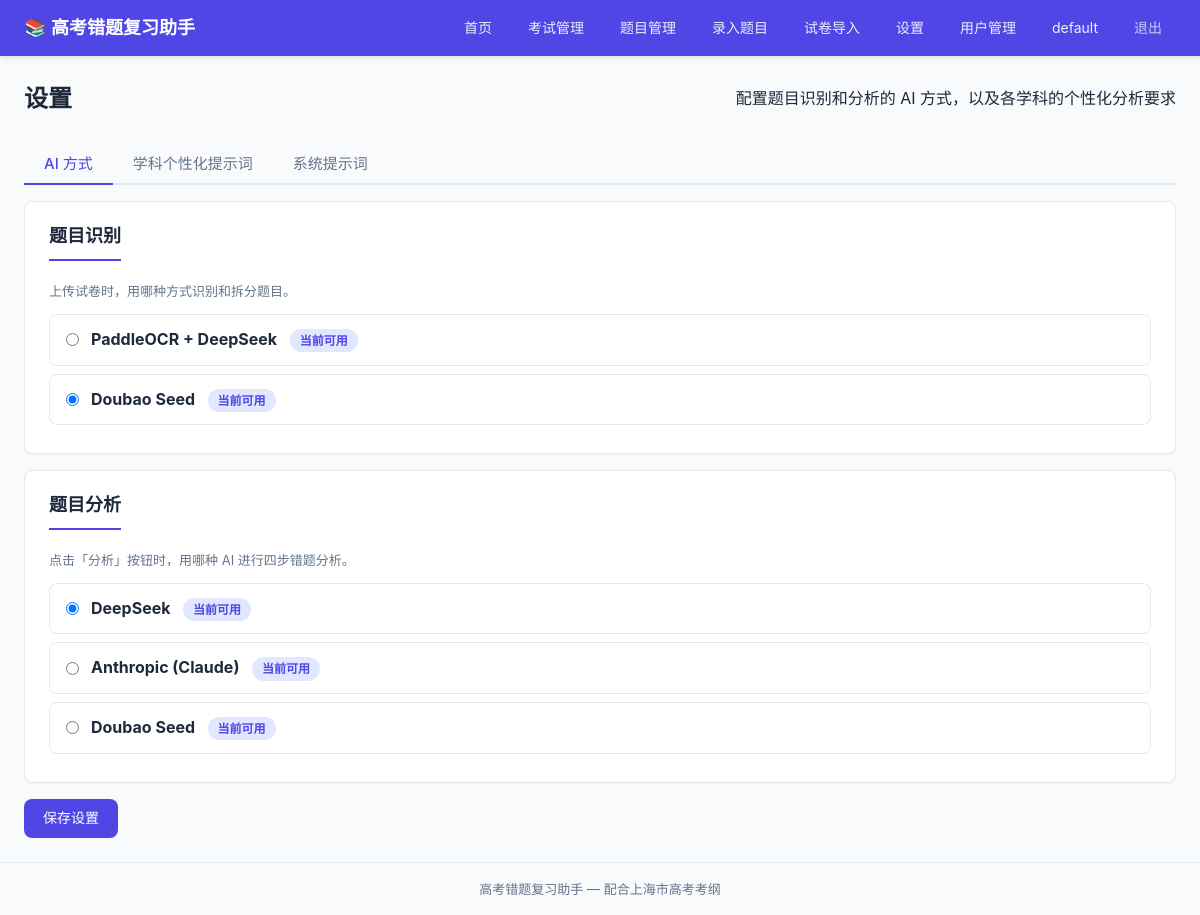
The app's page /settings (signed in) with its own data.
### tables this page shows
CREATE TABLE users (
            id            INTEGER PRIMARY KEY AUTOINCREMENT,
            username      TEXT    NOT NULL UNIQUE,
            password_hash TEXT    NOT NULL,
            created_at    TIMESTAMP DEFAULT CURRENT_TIMESTAMP
        , is_admin INTEGER NOT NULL DEFAULT 0, must_change_password INTEGER NOT NULL DEFAULT 0);

CREATE TABLE "settings" (
                id          INTEGER PRIMARY KEY AUTOINCREMENT,
                user_id     INTEGER NOT NULL DEFAULT 1,
                key         TEXT    NOT NULL,
                value       TEXT    NOT NULL,
                updated_at  TIMESTAMP DEFAULT CURRENT_TIMESTAMP,
                UNIQUE(user_id, key)
            );

### routes/settings.py (the view, shortened to what this page needs)
@settings_bp.route('/settings', methods=['GET', 'POST'])
@login_required
def index():
    user_id = session['user_id']
    current = get_all_settings(user_id=user_id)
    subjects = get_all_subjects()
    subject_prompts = get_subject_prompts(user_id=user_id)
    return render_template('settings/index.html',
                           recognition_methods=RECOGNITION_METHODS,
                           analysis_methods=ANALYSIS_METHODS,
                           current=current,
                           subjects=subjects,
                           subject_prompts=subject_prompts,
                           default_system_prompt=_read_default_system_prompt())

### app.py (called while the page is built)
@app.before_request
def load_logged_in_user():
    user_id = session.get('user_id')
    g.current_user = get_user_by_id(user_id) if user_id else None

@app.context_processor
def inject_global_template_vars():
    return {
        'current_user': g.get('current_user'),
    }

### database/__init__.py (called while the page is built)
def get_db():
    if 'db' not in g:
        g.db = sqlite3.connect(DATABASE_PATH)
        g.db.row_factory = sqlite3.Row
        g.db.execute("PRAGMA foreign_keys = ON")
    return g.db

### models/subject.py (called while the page is built)
def get_all_subjects():
    db = get_db()
    return db.execute("SELECT * FROM subjects ORDER BY id").fetchall()

### models/user.py (called while the page is built)
def get_user_by_id(user_id):
    db = get_db()
    row = db.execute(
        "SELECT id, username, is_admin, must_change_password, created_at FROM users WHERE id = ?",
        (user_id,)
    ).fetchone()
    return dict(row) if row else None

### templates/settings/index.html (shortened to what this page needs)
{% extends "base.html" %}
{% block content %}
<div class="page-header">
    <h1>设置</h1>
    <p>配置题目识别和分析的 AI 方式，以及各学科的个性化分析要求</p>
</div>
<form method="POST" class="settings-form">
    <div class="tabs">
        <button type="button" class="tab-nav active" data-tab="tab-ai">AI 方式</button>
        <button type="button" class="tab-nav" data-tab="tab-subject">学科个性化提示词</button>
        <button type="button" class="tab-nav" data-tab="tab-system">系统提示词</button>
    </div>
    <div class="tab-panel active" id="tab-ai">
        <div class="card">
            <h2>题目识别</h2>
            <p class="form-hint" style="margin-bottom:12px;">上传试卷时，用哪种方式识别和拆分题目。</p>
            {% for key, label in recognition_methods.items() %}
            <label class="radio-card" style="display:flex;align-items:center;gap:12px;padding:12px 16px;border:1px solid var(--border);border-radius:8px;margin-bottom:8px;cursor:pointer;">
                <input type="radio" name="recognition_method" value="{{ key }}"
                       {% if current.get('recognition_method', 'paddleocr_deepseek') == key %}checked{% endif %}>
                <div>
                    <strong>{{ label }}</strong>
                    <span class="badge" style="background:#e0e7ff;color:var(--primary);margin-left:8px;">当前可用</span>
                </div>
            </label>
            {% endfor %}
        </div>
        <div class="card">
            <h2>题目分析</h2>
            <p class="form-hint" style="margin-bottom:12px;">点击「分析」按钮时，用哪种 AI 进行四步错题分析。</p>
            {% for key, label in analysis_methods.items() %}
            <label class="radio-card" style="display:flex;align-items:center;gap:12px;padding:12px 16px;border:1px solid var(--border);border-radius:8px;margin-bottom:8px;cursor:pointer;">
                <input type="radio" name="analysis_method" value="{{ key }}"
                       {% if current.get('analysis_method', 'deepseek') == key %}checked{% endif %}>
                <div>
                    <strong>{{ label }}</strong>
                    <span class="badge" style="background:#e0e7ff;color:var(--primary);margin-left:8px;">当前可用</span>
                </div>
            </label>
            {% endfor %}
        </div>
    </div>
    <div class="form-actions">
        <button type="submit" class="btn btn-primary">保存设置</button>
    </div>
</form>
{% endblock %}

### templates/base.html (shortened to what this page needs)
<!DOCTYPE html>
<html lang="zh-CN">
<head>
    <link rel="stylesheet" href="{{ url_for('static', filename='css/app.css') }}">
</head>
<body>
    <nav class="navbar">
        <div class="nav-container">
            <a href="{{ url_for('index') }}" class="nav-brand">📚 高考错题复习助手</a>
            <div class="nav-links">
                {% if current_user %}
                <a href="{{ url_for('index') }}">首页</a>
                <a href="{{ url_for('exams.list_exams') }}">考试管理</a>
                <a href="{{ url_for('questions.list_questions') }}">题目管理</a>
                <a href="{{ url_for('questions.create') }}">录入题目</a>
                <a href="{{ url_for('paper.upload') }}">试卷导入</a>
                <a href="{{ url_for('settings.index') }}">设置</a>
                {% if current_user.is_admin %}
                <a href="{{ url_for('admin.users') }}">用户管理</a>
                {% endif %}
                <a href="{{ url_for('auth.change_password') }}">{{ current_user.username }}</a>
                <a href="{{ url_for('auth.logout') }}" class="nav-logout">退出</a>
                {% else %}
                <a href="{{ url_for('auth.login') }}">登录</a>
                {% endif %}
            </div>
        </div>
    </nav>
    <main class="main-container">
        {% block content %}{% endblock %}
    </main>
    <footer class="footer">
        <p>高考错题复习助手 &mdash; 配合上海市高考考纲</p>
    </footer>
</body>
</html>

### static/css/app.css (style rules this page uses)
*, *::before, *::after { box-sizing: border-box; margin: 0; padding: 0; }
:root { --primary: #4f46e5; --primary-hover: #4338ca; --danger: #dc2626; --danger-hover: #b91c1c; --success: #16a34a; --warning: #f59e0b; --bg: #f8fafc; --card-bg: #ffffff; --text: #1e293b; --text-muted: #64748b; --border: #e2e8f0; --radius: 8px; }
body { font-family: -apple-system, BlinkMacSystemFont, "Microsoft YaHei", "PingFang SC", sans-serif; background: var(--bg); color: var(--text); line-height: 1.6; min-height: 100vh; display: flex; flex-direction: column; }
.navbar { background: var(--primary); color: white; padding: 0 24px; box-shadow: 0 2px 4px rgba(0,0,0,0.1); position: sticky; top: 0; z-index: 100; }
.nav-container { max-width: 1200px; margin: 0 auto; display: flex; align-items: center; justify-content: space-between; height: 56px; }
.nav-brand { color: white; text-decoration: none; font-size: 18px; font-weight: 600; }
.nav-links { display: flex; gap: 8px; }
.nav-links a { color: rgba(255,255,255,0.9); text-decoration: none; padding: 6px 14px; border-radius: var(--radius); font-size: 14px; transition: background 0.2s; }
.main-container { max-width: 1200px; margin: 0 auto; padding: 24px; flex: 1; width: 100%; }
.footer { text-align: center; padding: 16px; color: var(--text-muted); font-size: 13px; border-top: 1px solid var(--border); margin-top: auto; }
.page-header { display: flex; align-items: center; justify-content: space-between; flex-wrap: wrap; gap: 12px; margin-bottom: 24px; }
.page-header h1 { font-size: 24px; }
.card { background: var(--card-bg); border-radius: var(--radius); padding: 20px 24px; margin-bottom: 16px; border: 1px solid var(--border); box-shadow: 0 1px 3px rgba(0,0,0,0.04); }
.card h2 { font-size: 18px; margin-bottom: 16px; padding-bottom: 8px; border-bottom: 2px solid var(--primary); display: inline-block; }
.btn { display: inline-block; padding: 8px 18px; border-radius: var(--radius); font-size: 14px; font-weight: 500; text-decoration: none; border: 1px solid transparent; cursor: pointer; transition: all 0.15s; line-height: 1.5; }
.btn-primary { background: var(--primary); color: white; }
.form-hint { color: var(--text-muted); font-size: 13px; margin-top: 4px; }
.form-actions { display: flex; gap: 8px; margin-top: 16px; }
.badge { display: inline-block; padding: 2px 10px; border-radius: 12px; font-size: 12px; font-weight: 600; }
.tabs { display: flex; gap: 0; margin-bottom: 16px; border-bottom: 2px solid var(--border); }
.tab-nav { padding: 10px 20px; font-size: 15px; font-weight: 500; font-family: inherit; background: none; border: none; border-bottom: 2px solid transparent; margin-bottom: -2px; cursor: pointer; color: var(--text-muted); transition: color 0.15s, border-color 0.15s; }
.tab-nav.active { color: var(--primary); border-bottom-color: var(--primary); }
.tab-panel { display: none; }
.tab-panel.active { display: block; }
.nav-logout { color: rgba(255,255,255,0.7) !important; }

### records on screen
users: username "default"
settings: value "☐ PaddleOCR + DeepSeek 当前可用" "☑ Doubao Seed 当前可用"
settings: value "☑ DeepSeek 当前可用" "☐ Anthropic (Claude) 当前可用" "☐ Doubao Seed 当前可用"

### other values on screen
{{ label }} "PaddleOCR + DeepSeek" "Doubao Seed"
{{ label }} "DeepSeek" "Anthropic (Claude)" "Doubao Seed"
